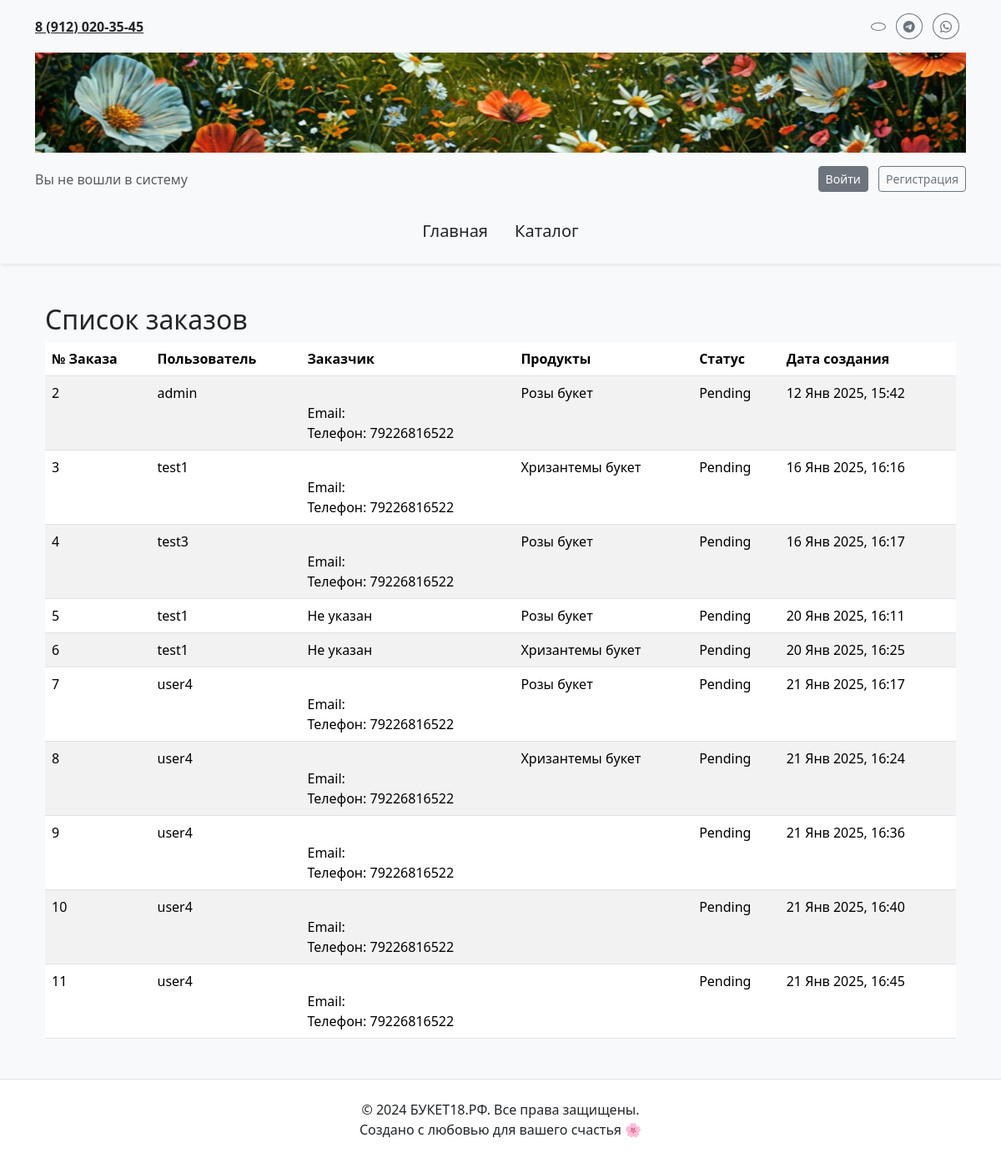
/orders/, run on an earlier commit of the app's database.
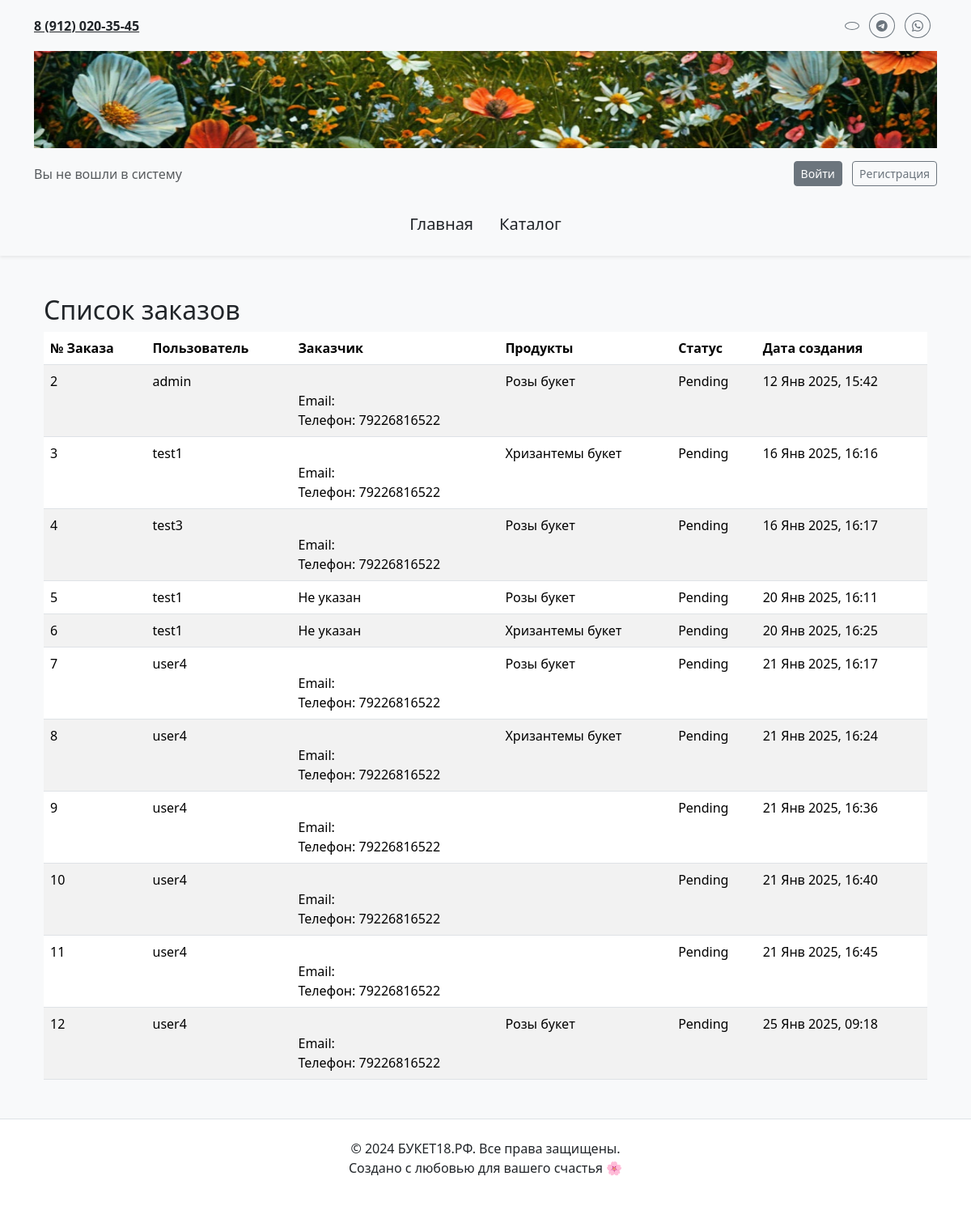
And on a later commit of the database.
### main/models.py (models this page shows, shortened)
class Order(models.Model):
    STATUS_CHOICES = [
        ('PENDING', 'Pending'),
        ('SHIPPED', 'Shipped'),
        ('DELIVERED', 'Delivered'),
        ('CANCELLED', 'Cancelled'),
    ]
    id = models.AutoField(primary_key=True)
    user = models.ForeignKey(User, on_delete=models.CASCADE, related_name='orders', blank=True, null=True)
    customer = models.ForeignKey(Customer, on_delete=models.CASCADE, related_name='orders', blank=True, null=True)  # Новое поле
    products = models.ManyToManyField(Product, related_name='orders')
    status = models.CharField(max_length=20, choices=STATUS_CHOICES, default='PENDING')
    delivery_address = models.CharField(max_length=255, blank=True, null=True)
    created_at = models.DateTimeField(auto_now_add=True)
    class Meta:
        verbose_name = "Заказ"
        verbose_name_plural = "Заказы"

class Customer(models.Model):
    name = models.CharField(max_length=100)
    email = models.EmailField(unique=True)  # Уникальный email
    phone = models.CharField(
        max_length=15,
        blank=True,
        null=True,
        unique=True  # Ограничение уникальности для телефона
    )
    telegram_id = models.BigIntegerField(blank=True, null=True)  # ID пользователя Telegram

class Product(models.Model):
    id = models.AutoField(primary_key=True)
    name = models.CharField(max_length=255)
    price = models.DecimalField(max_digits=10, decimal_places=2)
    image = models.ImageField(upload_to='products/', null=True, blank=True)
    class Meta:
        verbose_name = "Продукт"
        verbose_name_plural = "Продукты"

### main/views.py (the view)
# urls.py: path('orders/', views.order_list, name='order_list'),
def order_list(request):
    orders = Order.objects.select_related('user', 'customer').all()
    return render(request, 'main/order_list.html', {'orders': orders})

### main/templates/main/order_list.html (shortened to what this page needs)
{% extends 'main/layoute.html' %}
{% block content %}
    <div class="container my-5">
        <h2>Список заказов</h2>
        {% if orders %}
            <table class="table table-striped">
                <thead>
                    <tr>
                        <th>№ Заказа</th>
                        <th>Пользователь</th>
                        <th>Заказчик</th>
                        <th>Продукты</th>
                        <th>Статус</th>
                        <th>Дата создания</th>
                    </tr>
                </thead>
                <tbody>
                    {% for order in orders %}
                        <tr>
                            <td>{{ order.id }}</td>
                            <td>
                                {% if order.user %}
                                    {{ order.user.username }}
                                {% else %}
                                    Не указан
                                {% endif %}
                            </td>
                            <td>
                                {% if order.customer %}
                                    {{ order.customer.name }}<br>
                                    Email: {{ order.customer.email }}<br>
                                    Телефон: {{ order.customer.phone|default:"Не указан" }}
                                {% else %}
                                    Не указан
                                {% endif %}
                            </td>
                            <td>
                                {% for product in order.products.all %}
                                    {{ product.name }}<br>
                                {% endfor %}
                            </td>
                            <td>{{ order.get_status_display }}</td>
                            <td>{{ order.created_at|date:"d M Y, H:i" }}</td>
                        </tr>
                    {% endfor %}
                </tbody>
            </table>
        {% else %}
            <p>Нет заказов.</p>
        {% endif %}
    </div>
{% endblock %}

What changed in the data, as far as the page shows it:
added Order: id "12", user.username "user4", customer.phone "79226816522", status "Pending", created_at "25 Янв 2025, 09:18", Product (name "Розы букет")
